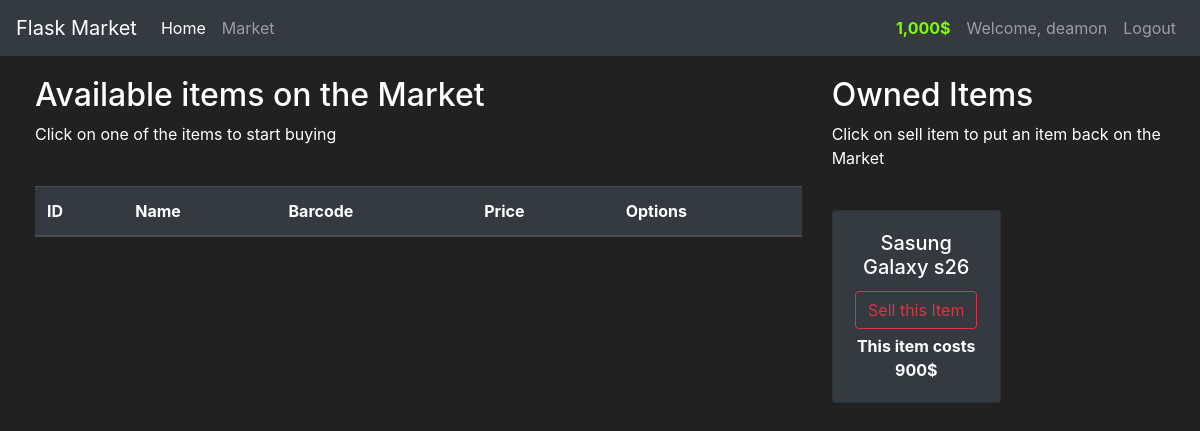
/market (signed in), run on an earlier commit of the app's database.
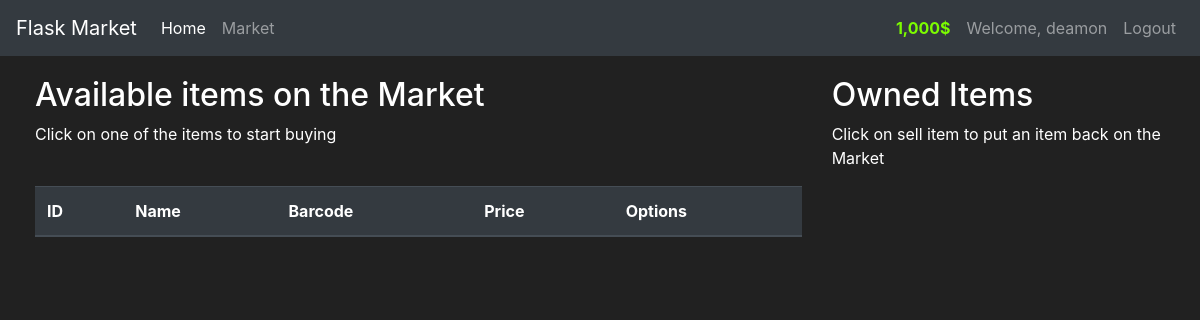
And on a later commit of the database.
### market/models.py (models this page shows, shortened)
class Item(db.Model):
    id = db.Column(db.Integer(), primary_key=True)
    name = db.Column(db.String(length=30), nullable=False, unique=True)
    price = db.Column(db.Integer(), nullable=False)
    barcode = db.Column(db.String(length=12), nullable=False, unique=True)
    description = db.Column(db.String(length=1024), nullable=False, unique=True)
    owner = db.Column(db.Integer(), db.ForeignKey('user.id'))

### market/routes.py (the view, shortened to what this page needs)
@app.route('/market', methods=['GET', 'POST'])
@login_required
def market_page():
    purchase_form = PurchaseItemForm()
    selling_form = SellItemForm()
    if request.method == "GET":
        items = Item.query.filter_by(owner=None)
        owned_items = Item.query.filter_by(owner=current_user.id)
        return render_template('market.html', items=items, purchase_form=purchase_form, owned_items=owned_items, selling_form=selling_form)

### market/models.py (called while the page is built)
@login_manager.user_loader
def load_user(user_id):
    return User.query.get(int(user_id))

    @property
    def prettier_budget(self):
        if len(str(self.budget)) >= 4:
            return f'{str(self.budget)[:-3]},{str(self.budget)[-3:]}$'
        else:
            return f"{self.budget}$"

### market/templates/market.html (shortened to what this page needs)
{% extends 'base.html' %}
{% block content %}
<div class="row" style="margin-top:20px; margin-left:20px">
   <div class="col-8">
       <h2>Available items on the Market</h2>
       <p>Click on one of the items to start buying</p>
       <br>
      <table class="table table-hover table-dark">
         <thead>
            <tr>
               <th scope="col">ID</th>
               <th scope="col">Name</th>
               <th scope="col">Barcode</th>
               <th scope="col">Price</th>
               <th scope="col">Options</th>
            </tr>
         </thead>
      </table>
   </div>
   <div class="col-4">
        <h2>Owned Items</h2>
        <p>Click on sell item to put an item back on the Market</p>
        <br>
        <div class="row">
           {% for owned_item in owned_items %}
             <div class="col-md-6">
                 <div style="margin-bottom: 5px" class="card text-center bg-dark">
                      <div class="card-body">
                          <h5 class="card-title">{{ owned_item.name }}</h5>
                          <button type="button" class="btn btn-outline-danger" style="margin-bottom: 5px"
                                  data-toggle="modal" data-target="#Modal-SellingConfirm-{{ owned_item.id }}">
                              Sell this Item
                          </button>
                          <p class="card-text"><strong>
                              This item costs {{ owned_item.price }}$
                          </strong></p>
                      </div>
                  </div>
             </div>
           {% endfor %}
        </div>
   </div>
</div>
{% endblock %}

What changed in the data, as far as the page shows it:
no longer on this page (row edited): Item: name "Sasung Galaxy s26", price "900"
